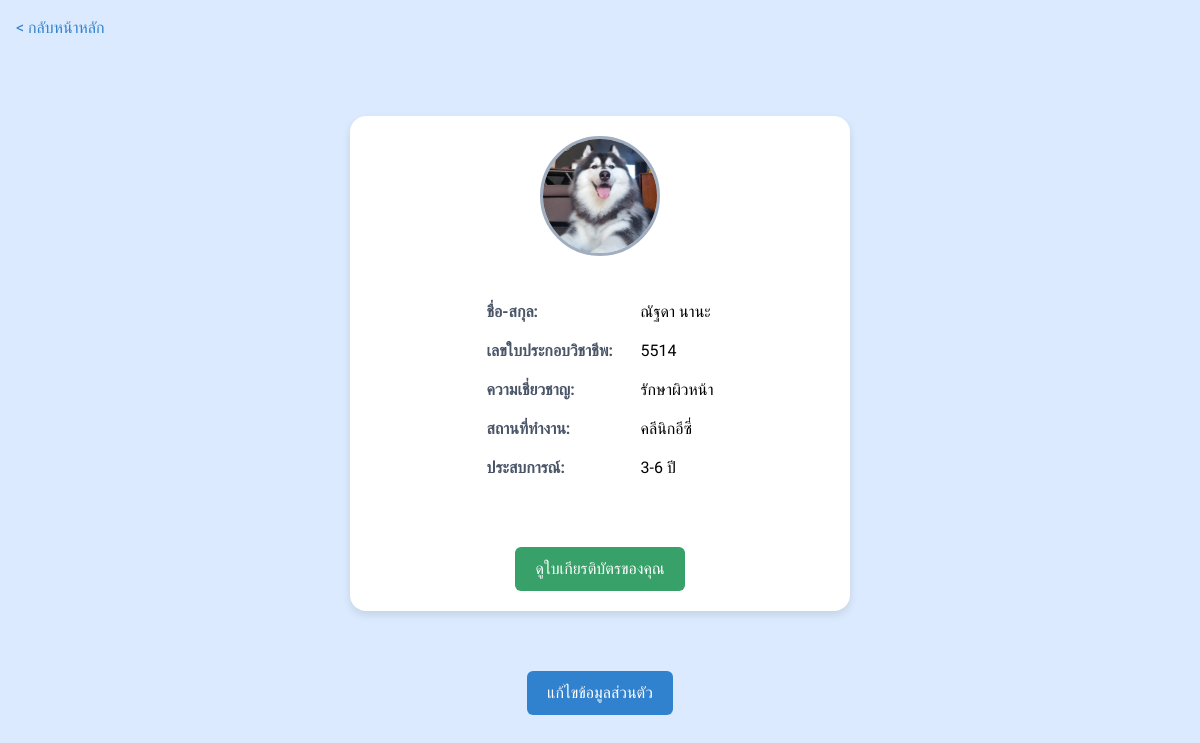
/expert_profile/ (signed in), run on the app's committed database.
### accounts/models.py (models this page shows, shortened)
class Expert(models.Model):
    user = models.OneToOneField(User, on_delete=models.CASCADE, related_name='expert_profile', null=True)
    full_name = models.CharField(max_length=100, verbose_name="ชื่อ-สกุล")
    license_number = models.CharField(max_length=20, unique=True, verbose_name="เลขใบประกอบวิชาชีพ")
    expertise = models.CharField(max_length=100, verbose_name="ความเชี่ยวชาญ")
    workplace = models.CharField(max_length=100, verbose_name="สถานที่ทำงาน")
    experience = models.TextField(verbose_name="ประสบการณ์การทำงาน")
    profile_image = models.ImageField(upload_to="experts/profile_images", null=True, blank=True, verbose_name="รูปโปรไฟล์")
    is_verified = models.BooleanField(default=False, verbose_name="ยืนยันแล้ว")

### accounts/views.py (the view)
# urls.py: path('expert_profile/', views.expert_profile, name='expert_profile'),
@login_required
def expert_profile(request):
    expert = get_object_or_404(Expert, user=request.user)  # ดึงข้อมูลผู้เชี่ยวชาญที่เกี่ยวข้องกับผู้ใช้
    return render(request, 'expert_profile.html', {'expert_profile': expert})  # เปลี่ยนชื่อเป็น expert_profile

### templates/expert_profile.html (shortened to what this page needs)
{% load static %}
<!DOCTYPE html>
<html lang="th">
<head>
    <script src="https://cdn.tailwindcss.com"></script>
</head>
<body class="bg-blue-100">
    <div class="p-4">
        <a href="{% url 'user_home' %}" class="back-button">&lt; กลับหน้าหลัก</a>
    </div>
    <div class="profile-container">
        <div class="flex flex-col items-center">
            <div class="profile-picture relative">
                {% if expert_profile.profile_image %}
                    <img src="{{ expert_profile.profile_image.url }}" alt="Profile Picture">
                {% else %}
                    <img src="{% static 'images/user-icon.png' %}" alt="Default Profile Picture">
                {% endif %}
            </div>
            <div class="user-info mt-6">
                <div>
                    <label>ชื่อ-สกุล:</label>
                    <span>{{ expert_profile.full_name|default:"-" }}</span>
                </div>
                <div>
                    <label>เลขใบประกอบวิชาชีพ:</label>
                    <span>{{ expert_profile.license_number|default:"-" }}</span>
                </div>
                <div>
                    <label>ความเชี่ยวชาญ:</label>
                    <span>{{ expert_profile.expertise|default:"-" }}</span>
                </div>
                <div>
                    <label>สถานที่ทำงาน:</label>
                    <span>{{ expert_profile.workplace|default:"-" }}</span>
                </div>
                <div>
                    <label>ประสบการณ์:</label>
                    <span>{{ expert_profile.experience|default:"-" }}</span>
                </div>
            </div>
        </div>
        <div class="flex justify-center mt-8">
            <a href="{% url 'expert_certificate_view' %}" class="certificate-button">
                ดูใบเกียรติบัตรของคุณ
            </a>
        </div>
    </div>
    <div class="text-center mt-4">
        <a href="{% url 'edit_expert_profile' %}" class="edit-button">แก้ไขข้อมูลส่วนตัว</a>
    </div>
</body>
</html>

### templates/expert_profile.html (style rules this page uses)
* { font-family: "Kanit", sans-serif; }
.profile-container { background-color: white; border-radius: 16px; box-shadow: 0 4px 8px rgba(0, 0, 0, 0.1); padding: 20px; max-width: 500px; margin: 40px auto; text-align: center; }
.profile-picture { position: relative; width: 120px; height: 120px; border-radius: 50%; overflow: hidden; margin: 0 auto 20px; border: 3px solid #A0AEC0; background-color: #E2E8F0; }
.profile-picture img { width: 100%; height: 100%; object-fit: cover; }
.user-info label { color: #4A5568; font-weight: 600; display: inline-block; width: 150px; }
.user-info div { margin-bottom: 15px; text-align: left; }
.back-button { color: #3182CE; font-weight: 500; text-decoration: none; display: inline-block; margin-bottom: 20px; }
.edit-button { margin-top: 20px; background-color: #3182CE; color: white; padding: 10px 20px; border-radius: 6px; text-decoration: none; display: inline-block; }
.certificate-button { margin-top: 20px; background-color: #38A169; color: white; padding: 10px 20px; border-radius: 6px; text-decoration: none; display: inline-block; }

### data on the page
Expert: profile_image (picture), full_name "ณัฐดา นานะ", license_number "5514", expertise "รักษาผิวหน้า", workplace "คลีนิกอีซี่", experience "3-6 ปี"
